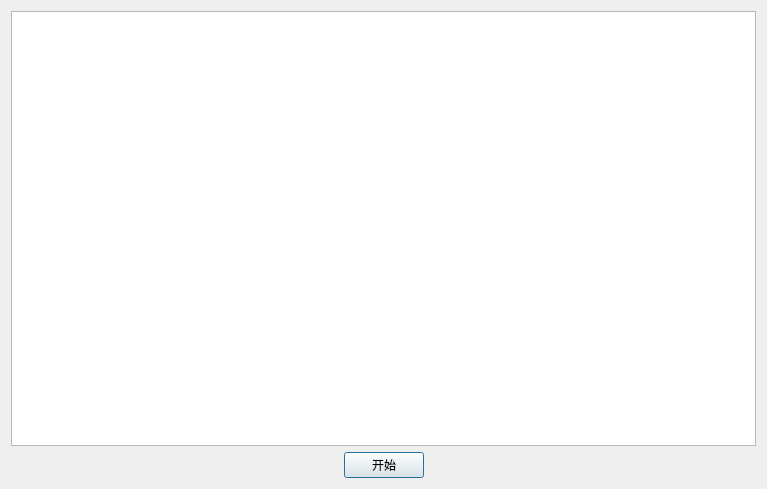
<?xml version="1.0" encoding="UTF-8"?>
<ui version="4.0">
 <class>Dialog</class>
 <widget class="QDialog" name="Dialog">
  <property name="geometry">
   <rect>
    <x>0</x>
    <y>0</y>
    <width>767</width>
    <height>489</height>
   </rect>
  </property>
  <property name="windowTitle">
   <string>Dialog</string>
  </property>
  <layout class="QVBoxLayout" name="verticalLayout">
   <item>
    <widget class="QTextEdit" name="textLog">
     <property name="readOnly">
      <bool>true</bool>
     </property>
    </widget>
   </item>
   <item>
    <layout class="QHBoxLayout" name="horizontalLayout">
     <item>
      <spacer name="horizontalSpacer">
       <property name="orientation">
        <enum>Qt::Horizontal</enum>
       </property>
       <property name="sizeHint" stdset="0">
        <size>
         <width>40</width>
         <height>20</height>
        </size>
       </property>
      </spacer>
     </item>
     <item>
      <widget class="QPushButton" name="btnStart">
       <property name="sizePolicy">
        <sizepolicy hsizetype="Fixed" vsizetype="Fixed">
         <horstretch>0</horstretch>
         <verstretch>0</verstretch>
        </sizepolicy>
       </property>
       <property name="text">
        <string>开始</string>
       </property>
      </widget>
     </item>
     <item>
      <spacer name="horizontalSpacer_2">
       <property name="orientation">
        <enum>Qt::Horizontal</enum>
       </property>
       <property name="sizeHint" stdset="0">
        <size>
         <width>40</width>
         <height>20</height>
        </size>
       </property>
      </spacer>
     </item>
    </layout>
   </item>
  </layout>
 </widget>
 <resources/>
 <connections/>
</ui>
